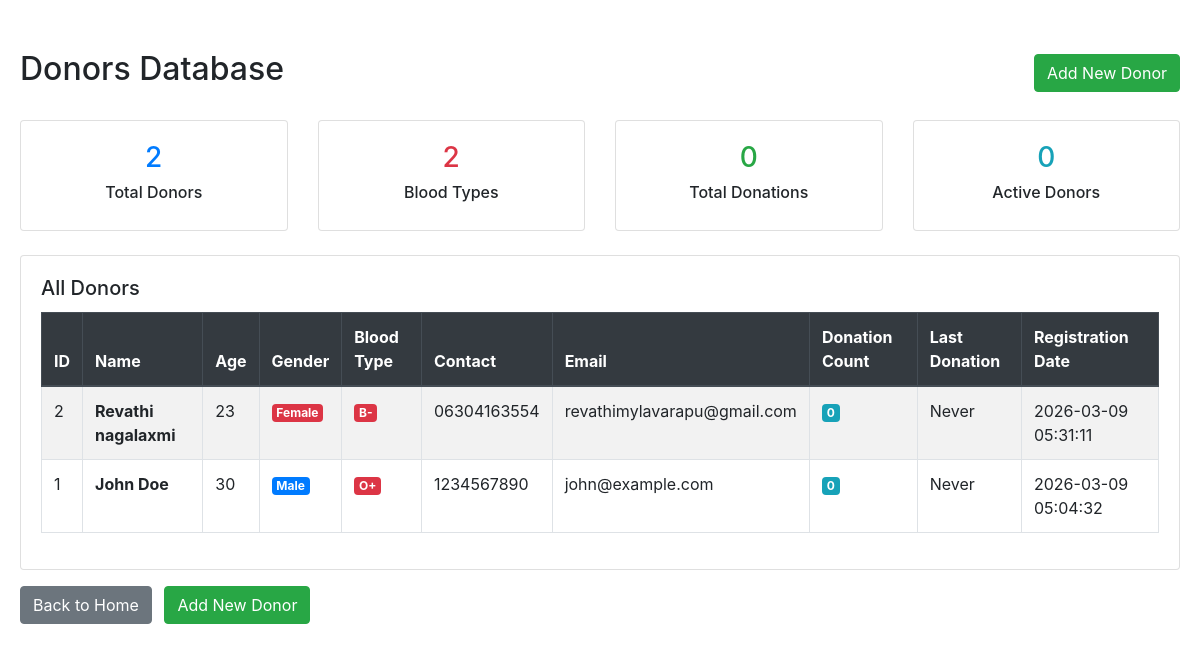
Page /donors (signed in) on the committed database.
### tables this page shows
CREATE TABLE donors (
            id INTEGER PRIMARY KEY AUTOINCREMENT,
            name TEXT NOT NULL,
            age INTEGER,
            gender TEXT,
            blood_type TEXT NOT NULL,
            contact TEXT NOT NULL,
            email TEXT,
            address TEXT,
            emergency_contact TEXT,
            medical_history TEXT,
            last_donation_date TEXT,
            donation_count INTEGER DEFAULT 0,
            registration_date TEXT DEFAULT CURRENT_TIMESTAMP
        );

### app.py (the view)
@app.route('/donors')
@login_required
def donors():
    conn = sqlite3.connect(DATABASE_PATH)
    c = conn.cursor()
    c.execute('SELECT * FROM donors ORDER BY registration_date DESC')
    donors_list = c.fetchall()
    conn.close()
    return render_template('donors.html', donors=donors_list)

### app.py (called while the page is built)
@login_manager.user_loader
def load_user(user_id):
    conn = sqlite3.connect(DATABASE_PATH)
    c = conn.cursor()
    c.execute('SELECT id, username, mfa_secret, is_active, is_admin FROM users WHERE id = ? AND is_active = 1', (int(user_id),))
    user = c.fetchone()
    conn.close()
    if user:
        return User(user[0], user[1], user[2], user[3], user[4])
    return None

    @property
    def is_active(self):
        return self._is_active

### templates/donors.html (shortened to what this page needs)
<!DOCTYPE html>
<html lang="en">
<head>
    <link rel="stylesheet" href="https://stackpath.bootstrapcdn.com/bootstrap/4.5.2/css/bootstrap.min.css">
</head>
<body class="data-page">
    <div class="donors-container">
        <div class="d-flex justify-content-between align-items-center mb-4">
            <h2>Donors Database</h2>
            <a href="{{ url_for('add_donor') }}" class="btn btn-success">Add New Donor</a>
        </div>
        <div class="row mb-4">
            <div class="col-md-3">
                <div class="card text-center">
                    <div class="card-body">
                        <h3 class="text-primary">{{ donors|length }}</h3>
                        <h6>Total Donors</h6>
                    </div>
                </div>
            </div>
            {% set blood_types_list = [] %}
            <div class="col-md-3">
                <div class="card text-center">
                    <div class="card-body">
                        <h3 class="text-danger">{{ blood_types_list|length }}</h3>
                        <h6>Blood Types</h6>
                    </div>
                </div>
            </div>
            <div class="col-md-3">
                <div class="card text-center">
                    <div class="card-body">
                        <h3 class="text-success">
                            {% set total_donations = 0 %}
                            {% for donor in donors %}
                                {% set total_donations = total_donations + (donor[11] or 0) %}
                            {% endfor %}
                            {{ total_donations }}
                        </h3>
                        <h6>Total Donations</h6>
                    </div>
                </div>
            </div>
            <div class="col-md-3">
                <div class="card text-center">
                    <div class="card-body">
                        <h3 class="text-info">
                            {% set active_donors = [] %}
                            {{ active_donors|length }}
                        </h3>
                        <h6>Active Donors</h6>
                    </div>
                </div>
            </div>
        </div>
        <div class="card">
            <div class="card-body">
                <h5 class="card-title">All Donors</h5>
                <div class="table-responsive">
                    <table class="table table-striped table-bordered">
                        <thead class="thead-dark">
                            <tr>
                                <th>ID</th>
                                <th>Name</th>
                                <th>Age</th>
                                <th>Gender</th>
                                <th>Blood Type</th>
                                <th>Contact</th>
                                <th>Email</th>
                                <th>Donation Count</th>
                                <th>Last Donation</th>
                                <th>Registration Date</th>
                            </tr>
                        </thead>
                        <tbody>
                            {% if donors %}
                                {% for donor in donors %}
                                <tr>
                                    <td>{{ donor[0] }}</td>
                                    <td><strong>{{ donor[1] }}</strong></td>
                                    <td>{{ donor[2] or 'N/A' }}</td>
                                    <td>
                                        {% if donor[3] == 'M' %}
                                            <span class="badge badge-primary">Male</span>
                                        {% elif donor[3] == 'F' %}
                                            <span class="badge badge-danger">Female</span>
                                        {% else %}
                                            <span class="badge badge-secondary">{{ donor[3] or 'N/A' }}</span>
                                        {% endif %}
                                    </td>
                                    <td><span class="badge badge-danger">{{ donor[4] }}</span></td>
                                    <td>{{ donor[5] }}</td>
                                    <td>{{ donor[6] or 'N/A' }}</td>
                                    <td><span class="badge badge-info">{{ donor[11] or 0 }}</span></td>
                                    <td>{{ donor[10] or 'Never' }}</td>
                                    <td>{{ donor[12] }}</td>
                                </tr>
                                {% endfor %}
                            {% else %}
                                <tr>
                                    <td colspan="10" class="text-center text-muted">No donors registered yet.</td>
                                </tr>
                            {% endif %}
                        </tbody>
                    </table>
                </div>
            </div>
        </div>
        <div class="mt-3">
            <a href="{{ url_for('index') }}" class="btn btn-secondary">Back to Home</a>
            <a href="{{ url_for('add_donor') }}" class="btn btn-success ml-2">Add New Donor</a>
        </div>
    </div>
</body>
</html>

### templates/donors.html (style rules this page uses)
body { padding: 20px; }
.donors-container { max-width: 1400px; margin: 30px auto; }

### rows in the picture
donors: id "2", name "Revathi nagalaxmi", age "23", gender "Female", blood_type "B-", contact "06304163554", email "revathimylavarapu@gmail.com", donation_count "0", donor "Never", registration_date "2026-03-09 05:31:11"
donors: id "1", name "John Doe", age "30", gender "Male", blood_type "O+", contact "1234567890", email "john@example.com", donation_count "0", donor "Never", registration_date "2026-03-09 05:04:32"

### other values in the picture
{{ donors|length }} "2"
{{ blood_types_list|length }} "2"
{{ total_donations }} "0"
{{ active_donors|length }} "0"
